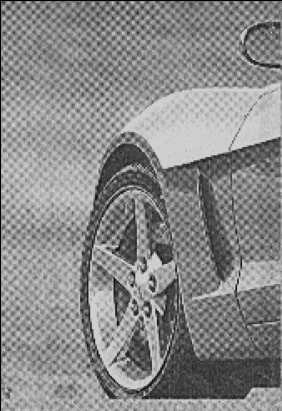
#> input picture 04_頻率域上的濾波/car.png, 282 x 411 px
$ jupyter execute 04_selective_filter.ipynb
#> lines starting #> are read from the running program, lines starting #| are printed output that depends on the picture; after the words box and inside, x2 and y2 are one past the last pixel; in counts of white or black regions, pixels touching at a corner belong together
[cell 1]
import cv2
import numpy as np
import matplotlib.pyplot as plt

#------------------------------------------------------
def notch_reject_filter(shape, d0=9, x=0, y=0):
    """
    建立 Notch Reject 濾波器。
    濾波器會針對頻譜中的某一區域及其對稱點進行屏蔽。

    Parameters:
    - shape: 影像的大小 (rows, cols)
    - d0: 半徑大小，控制濾波範圍
    - x, y: 濾波器中心點，使用左上角 (0, 0) 為基準的座標

    Returns:
    - H: Notch 濾波器 (2D numpy array)
    """
    P, Q = shape
    H = np.ones((P, Q))  # 初始化為全通濾波器 (值為1)

    # 將座標轉換到頻譜中心
    u_k = x - Q / 2
    v_k = y - P / 2

    # 針對頻譜每個點計算距離，決定是否濾波
    for v in range(P):
        for u in range(Q):
            # 計算距離 (針對目標頻率點和對稱頻率點)
            D_uv = np.sqrt((v - P / 2 + v_k) ** 2 + (u - Q / 2 + u_k) ** 2)
            D_muv = np.sqrt((v - P / 2 - v_k) ** 2 + (u - Q / 2 - u_k) ** 2)

            # 如果在半徑範圍內，設為0 (濾波區域)
            if D_uv <= d0 or D_muv <= d0:
                H[v, u] = 0.0

    return H
#------------------------------------------------------

# 1. 讀取影像
img = cv2.imread('car.png', 0)  # 讀取灰階影像
#> img is the input picture: shape (411, 282); min 0, max 211, mean 136.7

# 2. 進行傅立葉轉換，轉換到頻域
f = np.fft.fft2(img)  # 計算傅立葉變換
fshift = np.fft.fftshift(f)  # 將低頻移到中心位置
magnitude_spectrum = 20 * np.log(np.abs(fshift))  # 計算頻譜 (取對數以增強可視化效果)

# 3. 獲取影像尺寸
img_shape = img.shape
#> img_shape = (411, 282)

# 4. 設計 Notch 濾波器，針對特定頻率區域屏蔽
H1 = notch_reject_filter(img_shape, d0=10, x=112, y=167)
#> after the loop in notch_reject_filter, `for v in range(P):`:
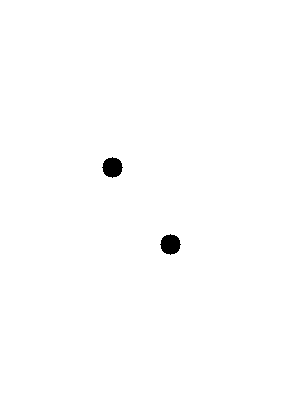
#> H: shape (411, 282) float64; values 0 (black) and 1 (white), 99.5% white; 2 black regions, box (x1, y1, x2, y2) and area: (102, 157, 123, 178) 317, (160, 234, 181, 255) 317
H2 = notch_reject_filter(img_shape, d0=10, x=112, y=125)
#> after the loop in notch_reject_filter (call 2), `for v in range(P):`: H: shape (411, 282) float64; values 0 (black) and 1 (white), 99.5% white; 2 black regions, box (x1, y1, x2, y2) and area: (102, 115, 123, 136) 317, (160, 276, 181, 297) 317
H3 = notch_reject_filter(img_shape, d0=10, x=168, y=163)
#> after the loop in notch_reject_filter (call 3), `for v in range(P):`: H: shape (411, 282) float64; values 0 (black) and 1 (white), 99.5% white; 2 black regions, box (x1, y1, x2, y2) and area: (158, 153, 179, 174) 317, (104, 238, 125, 259) 317
H4 = notch_reject_filter(img_shape, d0=10, x=168, y=123)
#> after the loop in notch_reject_filter (call 4), `for v in range(P):`: H: shape (411, 282) float64; values 0 (black) and 1 (white), 99.5% white; 2 black regions, box (x1, y1, x2, y2) and area: (158, 113, 179, 134) 317, (104, 278, 125, 299) 317

# 5. 合併多個濾波器
NotchFilter = H1 * H2 * H3 * H4  # 將多個濾波器相乘，覆蓋多個區域

# 6. 應用濾波器，濾除選定頻率
NotchRejectCenter = fshift * NotchFilter  # 在頻域乘上濾波器
NotchReject = np.fft.ifftshift(NotchRejectCenter)  # 反向位移，將頻譜移回原位置
inverse_NotchReject = np.fft.ifft2(NotchReject)  # 進行逆傅立葉變換
Result = np.abs(inverse_NotchReject)  # 計算結果影像的幅值

# 7. 顯示結果
# 原始影像
plt.imshow(img, cmap='gray')
plt.title('Original Image')
plt.show()

# 頻譜圖
plt.imshow(magnitude_spectrum, cmap='gray')
cv2.imwrite("car_magnitude.jpg", magnitude_spectrum)  # 儲存頻譜影像
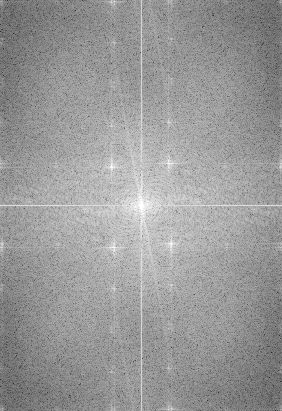
#> saved as car_magnitude.jpg: shape (411, 282); min 31, max 255, mean 153.1
plt.title('Magnitude Spectrum')
plt.show()

# 濾波器作用後的頻譜
plt.imshow(magnitude_spectrum * NotchFilter, cmap="gray")
plt.title("Notch Reject Filter")
plt.show()
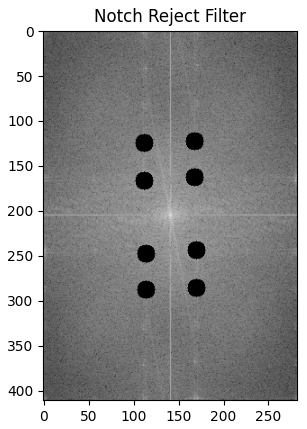
#> figure drawn by matplotlib, 1 panel

# 濾波後的影像結果
plt.imshow(Result, cmap="gray")
plt.title("Filtered Image (Result)")
plt.show()

[cell 2]
import cv2
import numpy as np
import matplotlib.pyplot as plt

#------------------------------------------------------
def notch_reject_filter(shape, d0=9, x=0, y=0):
    """
    Notch reject filter with coordinates based on top-left (0, 0).
    """
    P, Q = shape
    # Initialize filter with zeros
    H = np.ones((P, Q))  # Use ones to allow filtering

    # Convert (x, y) to corresponding frequency domain center
    u_k = x - Q / 2
    v_k = y - P / 2

    # Traverse through filter
    for u in range(P):
        for v in range(Q):
            # Get Euclidean distance from (u, v) to the center
            D_uv = np.sqrt((u - P / 2 + v_k) ** 2 + (v - Q / 2 + u_k) ** 2)
            D_muv = np.sqrt((u - P / 2 - v_k) ** 2 + (v - Q / 2 - u_k) ** 2)

            if D_uv <= d0 or D_muv <= d0:
                H[u, v] = 0.0

    return H
#------------------------------------------------------

# 讀取影像
img = cv2.imread('ship.png', 0)
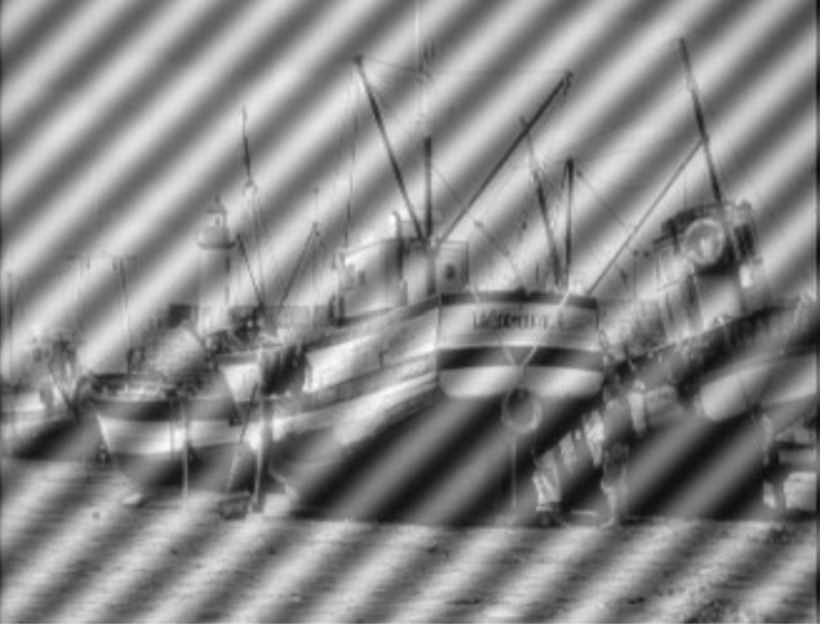
#> input picture 04_頻率域上的濾波/ship.png, 820 x 624 px
#> img is the input picture: shape (624, 820); min 13, max 255, mean 136.4

# 傅立葉轉換
f = np.fft.fft2(img)
fshift = np.fft.fftshift(f)
phase_spectrumR = np.angle(fshift)
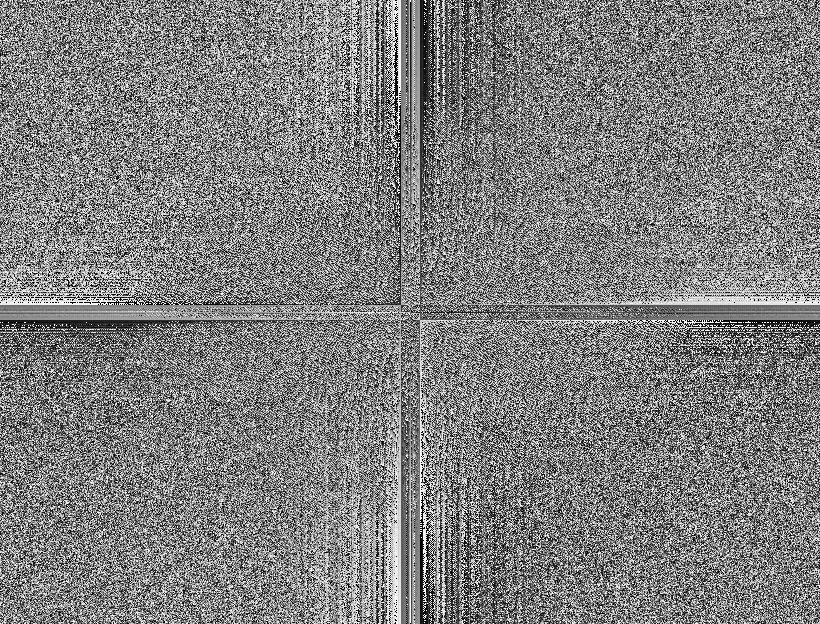
#> phase_spectrumR: shape (624, 820) float64; min -3.14, max 3.14, mean 1.23e-05; drawn with min black and max white
magnitude_spectrum = 20 * np.log(np.abs(fshift))
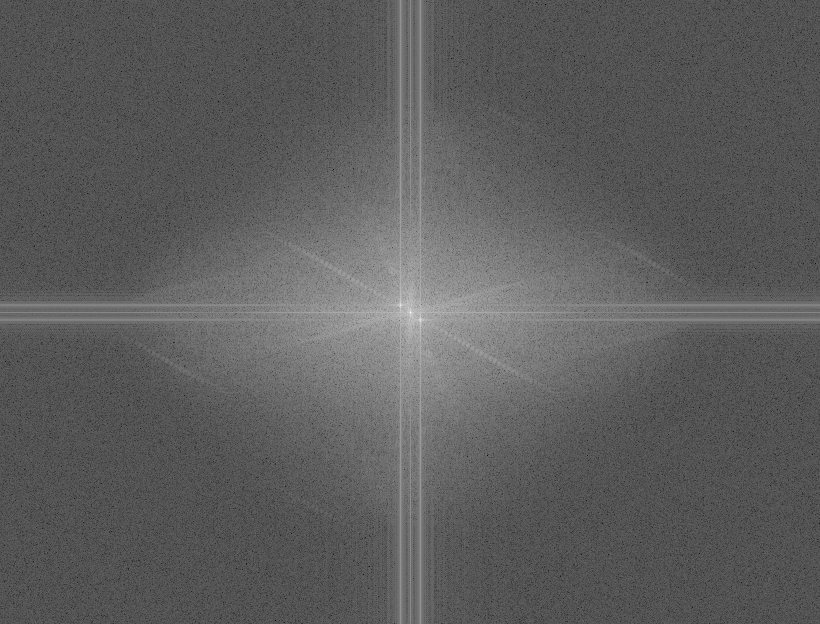
#> magnitude_spectrum: shape (624, 820) float64; min -22.93, max 361.2, mean 118.1; drawn with min black and max white

# 影像尺寸
img_shape = img.shape
#> img_shape = (624, 820)

# 設定濾波器
H1  = notch_reject_filter(img_shape, d0=9, x=399, y=304)
#> after the loop in notch_reject_filter, `for u in range(P):`:
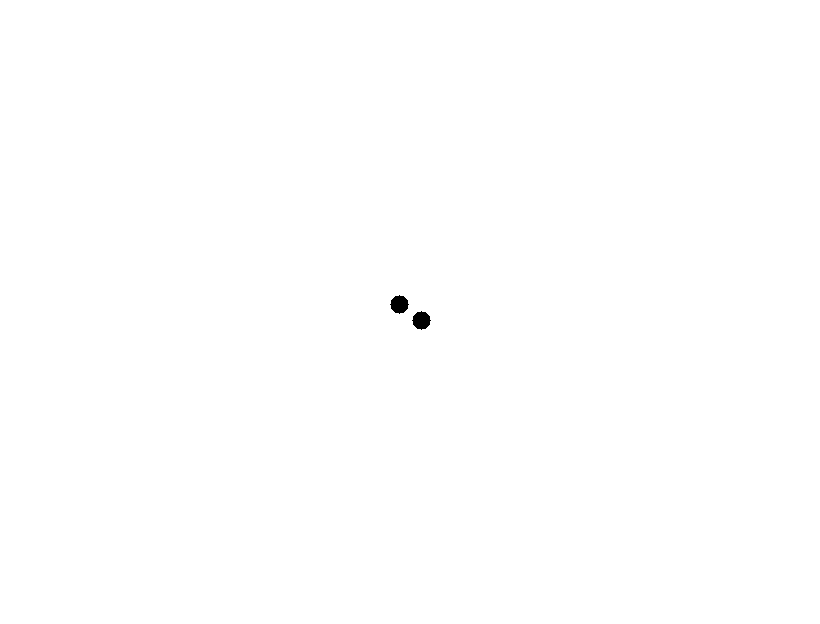
#> H: shape (624, 820) float64; values 0 (black) and 1 (white), 99.9% white; 2 black regions, box (x1, y1, x2, y2) and area: (390, 295, 409, 314) 253, (412, 311, 431, 330) 253

# 運用 Notch Filter
NotchFilter = H1
NotchRejectCenter = fshift * NotchFilter
NotchReject = np.fft.ifftshift(NotchRejectCenter)
inverse_NotchReject = np.fft.ifft2(NotchReject)  # Compute the inverse DFT of the result

# 計算結果
Result = np.abs(inverse_NotchReject)
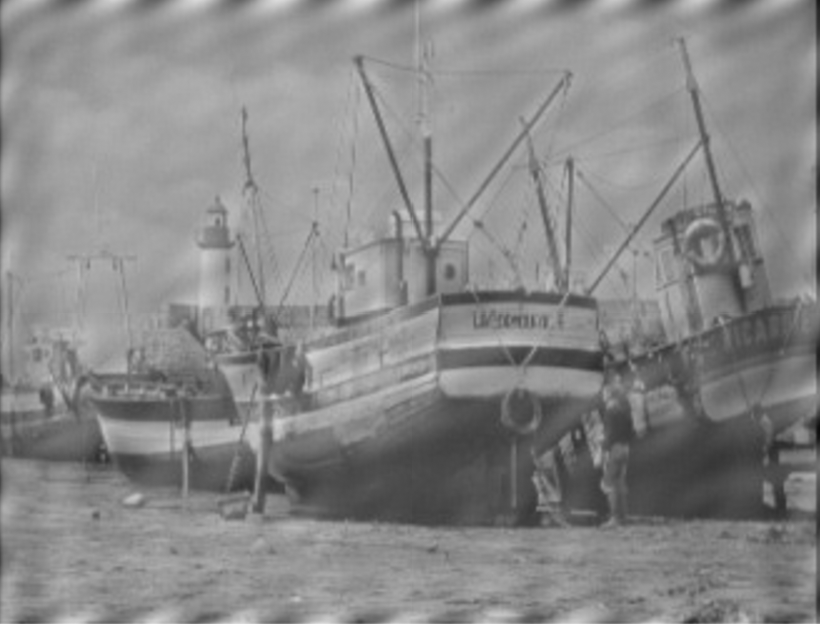
#> Result: shape (624, 820) float64; min 12.64, max 222.1, mean 136.4

# 顯示原始影像
plt.imshow(img, cmap='gray')
plt.title('Original Image')
plt.show()

# 顯示頻譜
plt.imshow(magnitude_spectrum, cmap='gray')
cv2.imwrite("ship_magnitude.jpg", magnitude_spectrum)
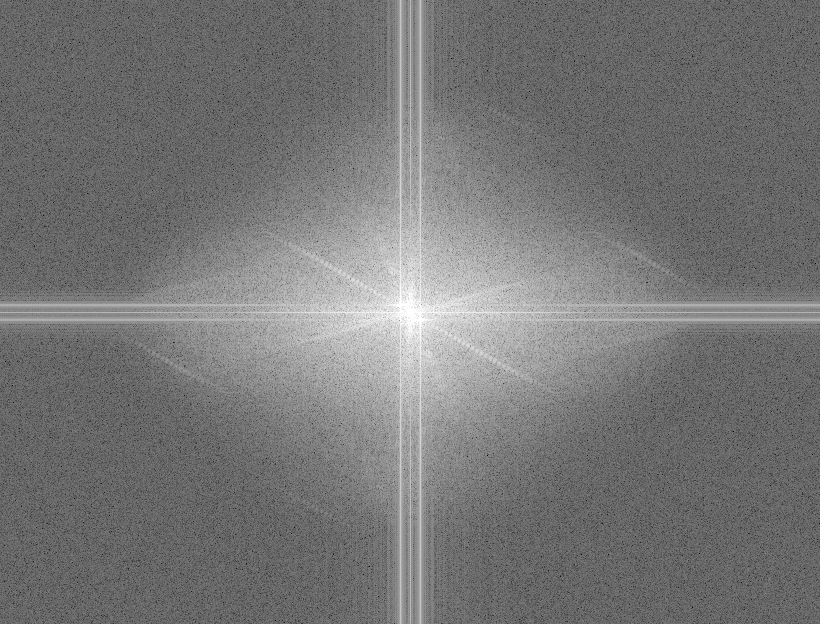
#> saved as ship_magnitude.jpg: shape (624, 820); min 0, max 255, mean 118.1
plt.title('Magnitude Spectrum')
plt.show()

# 顯示 Notch Filter 濾波後的頻譜
plt.imshow(magnitude_spectrum * NotchFilter, cmap="gray")
plt.title("Notch Reject Filter")
plt.show()
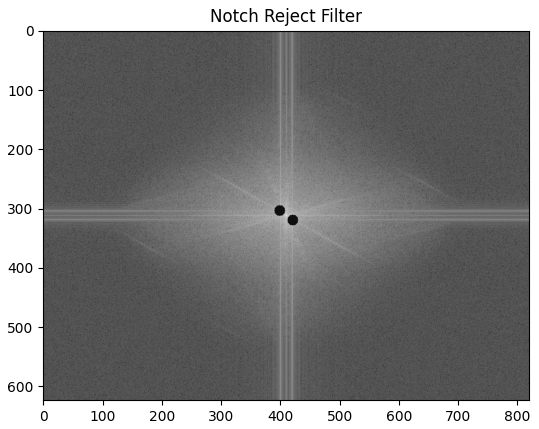
#> figure drawn by matplotlib, 1 panel

# 顯示濾波後的結果
plt.imshow(Result, cmap="gray")
plt.title("Filtered Image (Result)")
plt.show()
